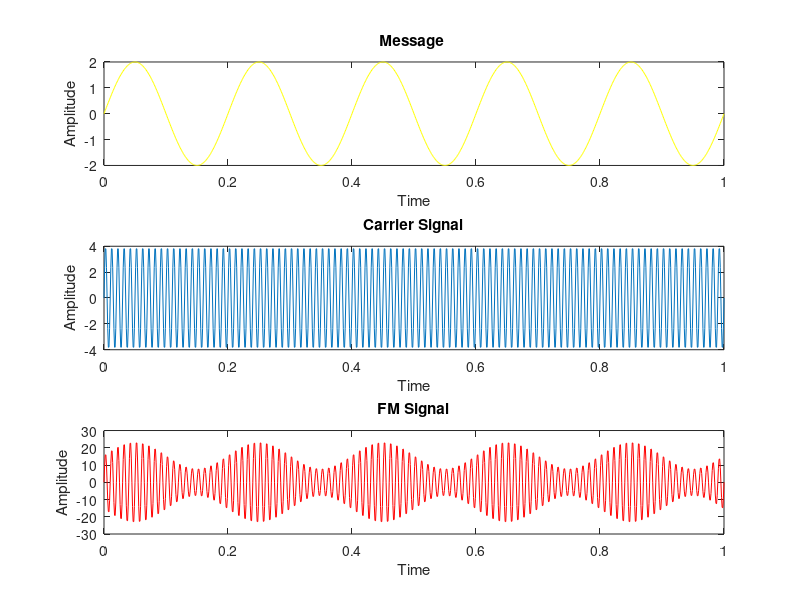

Source code (MATLAB):
clc;
clear;
close all;

%  Amplitude modulation

Am=2;
Ac=4;
fm=5;
fc=100;

t = 0:0.001:1; %upto 1000 samples
msg = Am*sin(2*pi*fm*t)

subplot(3,1,1);
plot(t,msg,'y');
hold on;
xlabel('Time');
ylabel('Amplitude');
title('Message ');

carrier = Ac*sin(2*pi*fc*t);
subplot(3,1,2);
plot(t,carrier);
xlabel('Time');
ylabel('Amplitude');
title('Carrier Signal');

y = (Ac+msg).*carrier;
subplot(3,1,3);
plot(t,y,'r');
xlabel('Time');
ylabel('Amplitude');
title('FM Signal');
% figure(2)
demod=(y./carrier)-Ac;
% subplot(3,1,1);
% plot(t,demod,'r');

